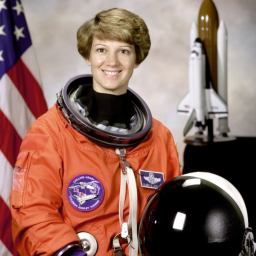
#> input picture example_img1.png, 256 x 256 px
$ jupyter execute morphing_image.ipynb
#> lines starting #> are read from the running program, lines starting #| are printed output that depends on the picture
[cell 1]
from skimage import transform
import numpy as np
import matplotlib.pyplot as plt
import cv2
from skimage.transform import resize

def piecewise_affine_warp(img, mode='sine', strength=10, grid_size=8, show=True):
    """
    Apply piecewise affine warp to an image with different deformation modes.

    Parameters:
        img      : Input image (H x W x C)
        mode     : Type of deformation ('sine', 'wave_x', 'zoom')
        strength : Degree of deformation
        grid_size: Number of control points per row/col
        show     : Whether to show the result with matplotlib

    Returns:
        warped image (same shape as input)
    """
    img = transform.resize(img, (img.shape[0], img.shape[1]), anti_aliasing=True)

    rows, cols = grid_size, grid_size
    src_cols = np.linspace(0, img.shape[1], cols)
    src_rows = np.linspace(0, img.shape[0], rows)
    src_rows, src_cols = np.meshgrid(src_rows, src_cols)
    src = np.dstack([src_cols.flat, src_rows.flat])[0]

    dst = src.copy()

    if mode == 'sine':
        dst[:, 1] += strength * np.sin(np.linspace(0, 2 * np.pi, len(dst)))
    elif mode == 'wave_x':
        dst[:, 0] += strength * np.sin(np.linspace(0, 2 * np.pi, len(dst)))
    elif mode == 'zoom':
        center = np.mean(src, axis=0)
        direction = src - center
        dst = src - strength * direction / np.linalg.norm(direction, axis=1)[:, np.newaxis]
    else:
        raise ValueError("Unsupported mode. Choose from 'sine', 'wave_x', 'zoom'.")


    tform = transform.PiecewiseAffineTransform()
    tform.estimate(src, dst)
    warped = transform.warp(img, tform)

    if show:
        visualize_affine_result(img, warped, mode)

    return warped

def visualize_affine_result(original, warped, mode_name=''):
    """ Helper function to visualize original and warped images side by side. """
    plt.figure(figsize=(10, 5))
    plt.subplot(1, 2, 1)
    plt.imshow(original)
    plt.title("Original")
    plt.axis("off")

    plt.subplot(1, 2, 2)
    plt.imshow(warped)
    plt.title(f"Warped ({mode_name})")
    plt.axis("off")

    plt.tight_layout()
    plt.show()

[cell 2]
# Load image with OpenCV
img = cv2.imread('example_img1.png')
#> img is the input picture: shape (256, 256, 3); mean B, G, R 96.5, 105.8, 141.6
img = cv2.cvtColor(img, cv2.COLOR_BGR2RGB)  # Convert to RGB
img = resize(img, (256, 256))  # Resize to standard size

# Apply different warp modes
piecewise_affine_warp(img, mode='sine')
#> in piecewise_affine_warp, `warped = transform.warp(img, tform)`:
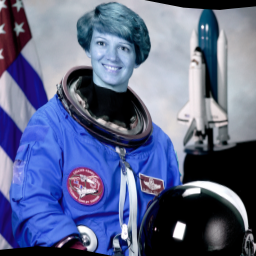
#> warped: shape (256, 256, 3) float64; mean of channels 0, 1, 2 0.547, 0.407, 0.37; drawn as B, G, R
#> in visualize_affine_result, `plt.show()`:
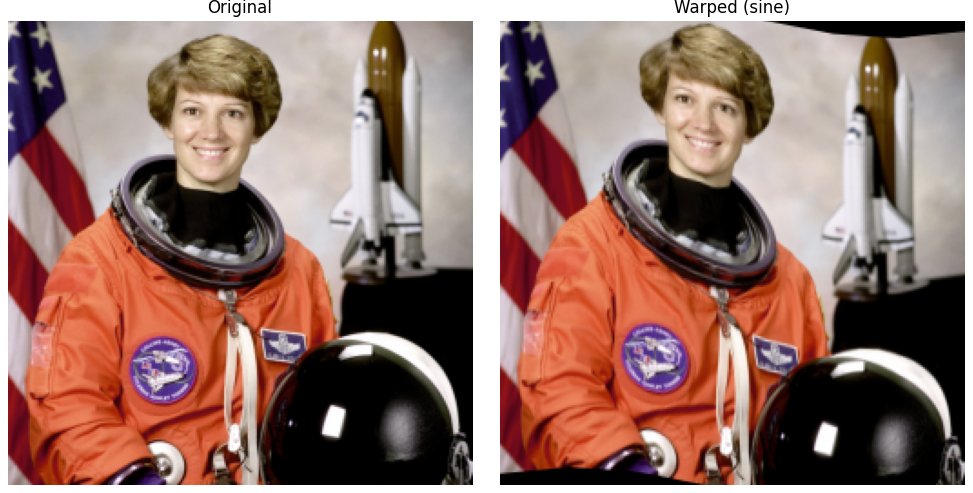
#> figure drawn by matplotlib, 2 panels

[cell 3]
piecewise_affine_warp(img, mode='wave_x', strength=40, grid_size=30)
#> call 2 of piecewise_affine_warp, with mode = 'wave_x', strength = 40, grid_size = 30, show = True
#> in piecewise_affine_warp (call 2), `warped = transform.warp(img, tform)`:
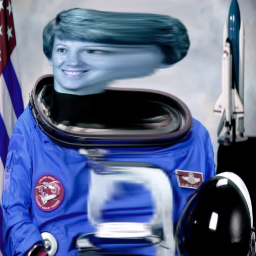
#> warped: shape (256, 256, 3) float64; mean of channels 0, 1, 2 0.559, 0.417, 0.368; drawn as B, G, R
#> call 2 of visualize_affine_result, with mode_name = 'wave_x'
#> in visualize_affine_result (call 2), `plt.show()`:
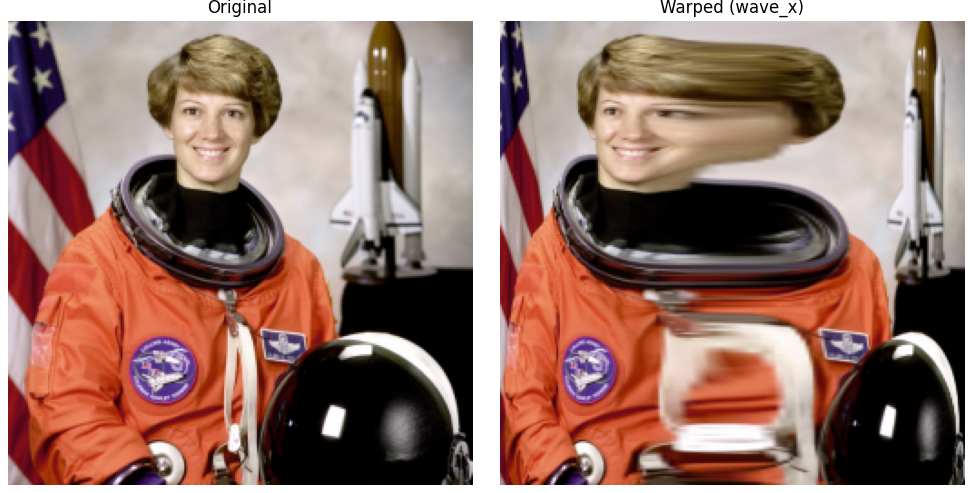
#> figure drawn by matplotlib, 2 panels

[cell 4]
piecewise_affine_warp(img, mode='zoom', strength=40, grid_size=30)
#> call 3 of piecewise_affine_warp, with mode = 'zoom', strength = 40, grid_size = 30, show = True
#> in piecewise_affine_warp (call 3), `warped = transform.warp(img, tform)`:
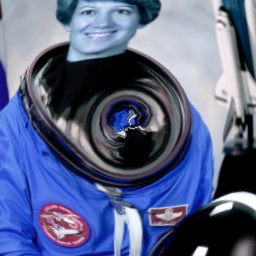
#> warped: shape (256, 256, 3) float64; mean of channels 0, 1, 2 0.538, 0.396, 0.356; drawn as B, G, R

$ run again, with example_img2.png copied over example_img1.png
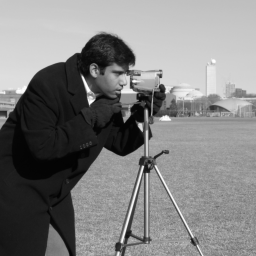
#> input picture example_img2.png, 256 x 256 px
#> img is the input picture: shape (256, 256, 3); min 2, max 255, mean 129.1
#> in visualize_affine_result (call 2), `plt.show()`:
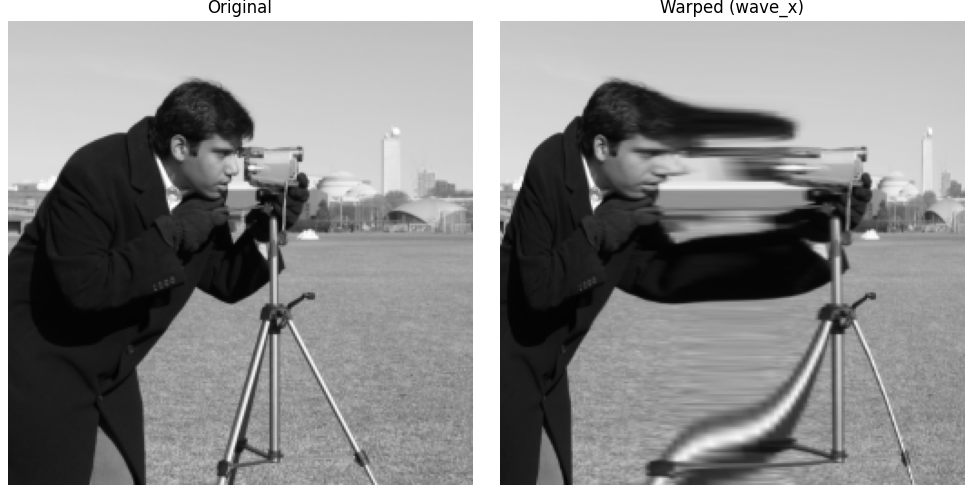
#> figure drawn by matplotlib, 2 panels
#> in piecewise_affine_warp (call 3), `warped = transform.warp(img, tform)`:
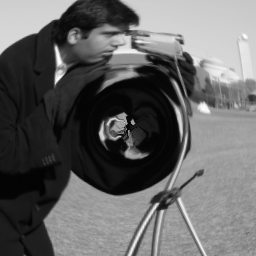
#> warped: shape (256, 256, 3) float64; min 0.00979, max 0.998, mean 0.397

$ run again, with image.png copied over example_img1.png
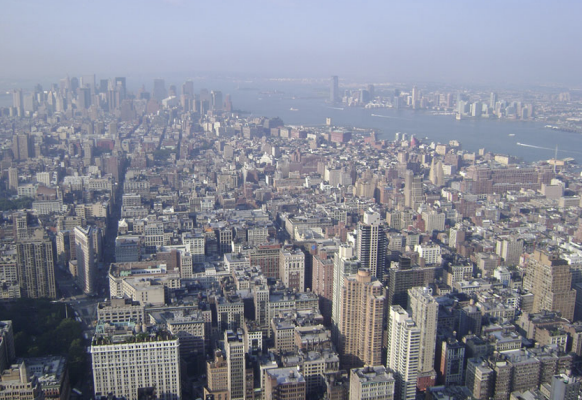
#> input picture image.png, 582 x 400 px
#> img is the input picture: shape (400, 582, 3); mean B, G, R 148.2, 136.2, 133.4
#> `img = resize(img, (256, 256))`:
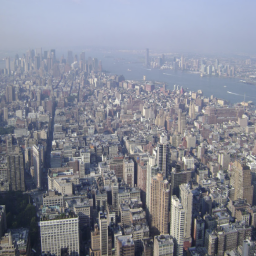
#> img: shape (256, 256, 3) float64; mean R, G, B 0.523, 0.534, 0.581
#> in piecewise_affine_warp (call 3), `warped = transform.warp(img, tform)`:
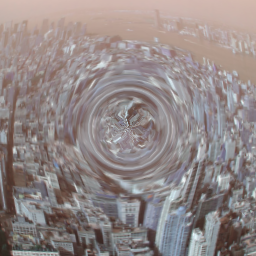
#> warped: shape (256, 256, 3) float64; mean of channels 0, 1, 2 0.531, 0.534, 0.574; drawn as B, G, R

$ run again, with image2.png copied over example_img1.png
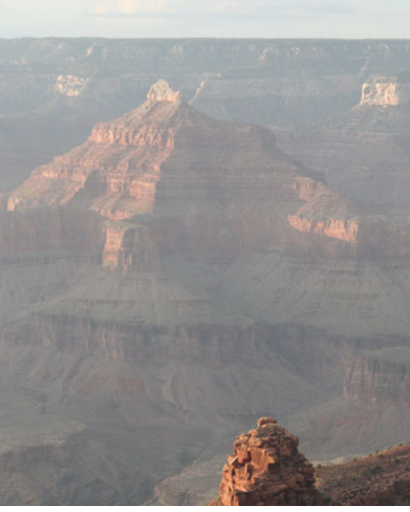
#> input picture image2.png, 410 x 512 px
#> img is the input picture: shape (512, 410, 3); mean B, G, R 145.4, 146.2, 149.3
#> `img = resize(img, (256, 256))`:
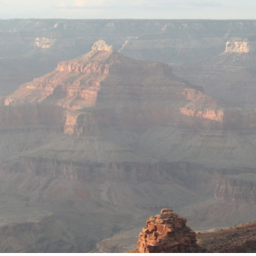
#> img: shape (256, 256, 3) float64; mean R, G, B 0.585, 0.573, 0.57
#> in piecewise_affine_warp (call 3), `warped = transform.warp(img, tform)`:
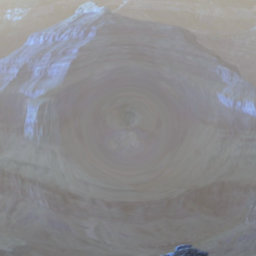
#> warped: shape (256, 256, 3) float64; mean of channels 0, 1, 2 0.561, 0.548, 0.549; drawn as B, G, R
